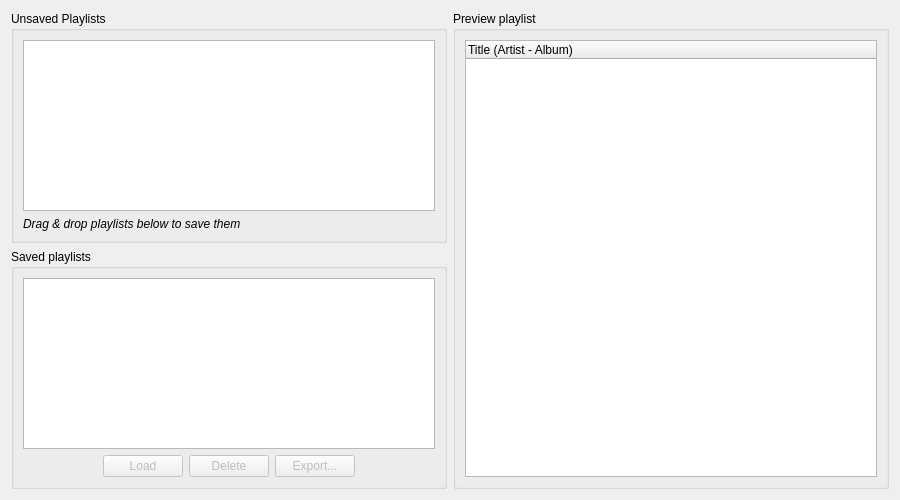
<?xml version="1.0" encoding="UTF-8"?>
<ui version="4.0">
 <class>PlaylistManager</class>
 <widget class="QDialog" name="PlaylistManager">
  <property name="geometry">
   <rect>
    <x>0</x>
    <y>0</y>
    <width>900</width>
    <height>500</height>
   </rect>
  </property>
  <property name="windowTitle">
   <string>Playlist Manager</string>
  </property>
  <property name="windowIcon">
   <iconset resource="mp.qrc">
    <normaloff>:/icons/mp_win32</normaloff>:/icons/mp_win32</iconset>
  </property>
  <layout class="QHBoxLayout" name="horizontalLayout">
   <item>
    <layout class="QVBoxLayout" name="verticalLayout">
     <item>
      <widget class="QGroupBox" name="groupBoxUnsaved">
       <property name="title">
        <string>Unsaved Playlists</string>
       </property>
       <layout class="QVBoxLayout" name="verticalLayout_2">
        <item>
         <widget class="QListView" name="unsavedPlaylists">
          <property name="dragEnabled">
           <bool>true</bool>
          </property>
          <property name="dragDropMode">
           <enum>QAbstractItemView::DragOnly</enum>
          </property>
          <property name="defaultDropAction">
           <enum>Qt::MoveAction</enum>
          </property>
          <property name="alternatingRowColors">
           <bool>true</bool>
          </property>
          <property name="selectionMode">
           <enum>QAbstractItemView::ExtendedSelection</enum>
          </property>
         </widget>
        </item>
        <item>
         <widget class="QLabel" name="labelDragDropPlaylists">
          <property name="font">
           <font>
            <italic>true</italic>
           </font>
          </property>
          <property name="text">
           <string>Drag &amp; drop playlists below to save them</string>
          </property>
         </widget>
        </item>
       </layout>
      </widget>
     </item>
     <item>
      <widget class="QGroupBox" name="groupBoxSaved">
       <property name="title">
        <string>Saved playlists</string>
       </property>
       <layout class="QVBoxLayout" name="verticalLayout_3">
        <item>
         <widget class="QListView" name="savedPlaylists">
          <property name="dragDropMode">
           <enum>QAbstractItemView::NoDragDrop</enum>
          </property>
          <property name="defaultDropAction">
           <enum>Qt::MoveAction</enum>
          </property>
          <property name="selectionMode">
           <enum>QAbstractItemView::ExtendedSelection</enum>
          </property>
          <property name="iconSize">
           <size>
            <width>32</width>
            <height>32</height>
           </size>
          </property>
          <property name="movement">
           <enum>QListView::Static</enum>
          </property>
          <property name="resizeMode">
           <enum>QListView::Adjust</enum>
          </property>
          <property name="gridSize">
           <size>
            <width>200</width>
            <height>96</height>
           </size>
          </property>
          <property name="viewMode">
           <enum>QListView::IconMode</enum>
          </property>
          <property name="wordWrap">
           <bool>true</bool>
          </property>
          <property name="selectionRectVisible">
           <bool>true</bool>
          </property>
         </widget>
        </item>
        <item>
         <layout class="QHBoxLayout" name="horizontalLayout_2">
          <item>
           <spacer name="horizontalSpacer">
            <property name="orientation">
             <enum>Qt::Horizontal</enum>
            </property>
            <property name="sizeHint" stdset="0">
             <size>
              <width>0</width>
              <height>20</height>
             </size>
            </property>
           </spacer>
          </item>
          <item>
           <widget class="QPushButton" name="loadPlaylists">
            <property name="enabled">
             <bool>false</bool>
            </property>
            <property name="text">
             <string>Load</string>
            </property>
           </widget>
          </item>
          <item>
           <widget class="QPushButton" name="deletePlaylists">
            <property name="enabled">
             <bool>false</bool>
            </property>
            <property name="text">
             <string>Delete</string>
            </property>
           </widget>
          </item>
          <item>
           <widget class="QPushButton" name="exportPlaylists">
            <property name="enabled">
             <bool>false</bool>
            </property>
            <property name="text">
             <string>Export...</string>
            </property>
           </widget>
          </item>
          <item>
           <spacer name="horizontalSpacer_2">
            <property name="orientation">
             <enum>Qt::Horizontal</enum>
            </property>
            <property name="sizeHint" stdset="0">
             <size>
              <width>0</width>
              <height>20</height>
             </size>
            </property>
           </spacer>
          </item>
         </layout>
        </item>
       </layout>
      </widget>
     </item>
    </layout>
   </item>
   <item>
    <widget class="QGroupBox" name="groupBoxPreview">
     <property name="title">
      <string>Preview playlist</string>
     </property>
     <layout class="QHBoxLayout" name="horizontalLayout_5">
      <item>
       <widget class="QTreeWidget" name="previewPlaylist">
        <property name="indentation">
         <number>0</number>
        </property>
        <column>
         <property name="text">
          <string>Title (Artist - Album)</string>
         </property>
        </column>
       </widget>
      </item>
     </layout>
    </widget>
   </item>
  </layout>
 </widget>
 <resources>
  <include location="mp.qrc"/>
 </resources>
 <connections/>
</ui>
